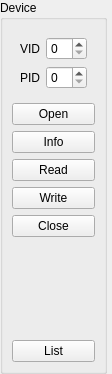
<?xml version="1.0" encoding="UTF-8"?>
<ui version="4.0">
 <class>MainBox</class>
 <widget class="QWidget" name="MainBox">
  <property name="geometry">
   <rect>
    <x>0</x>
    <y>0</y>
    <width>112</width>
    <height>374</height>
   </rect>
  </property>
  <property name="sizePolicy">
   <sizepolicy hsizetype="Fixed" vsizetype="Preferred">
    <horstretch>0</horstretch>
    <verstretch>0</verstretch>
   </sizepolicy>
  </property>
  <property name="windowTitle">
   <string>Dialog</string>
  </property>
  <layout class="QVBoxLayout" name="verticalLayout">
   <property name="leftMargin">
    <number>0</number>
   </property>
   <property name="topMargin">
    <number>0</number>
   </property>
   <property name="rightMargin">
    <number>0</number>
   </property>
   <property name="bottomMargin">
    <number>0</number>
   </property>
   <item>
    <widget class="QGroupBox" name="groupBox">
     <property name="sizePolicy">
      <sizepolicy hsizetype="Fixed" vsizetype="Preferred">
       <horstretch>0</horstretch>
       <verstretch>0</verstretch>
      </sizepolicy>
     </property>
     <property name="title">
      <string>Device</string>
     </property>
     <layout class="QVBoxLayout" name="verticalLayout_2">
      <item>
       <layout class="QGridLayout" name="gridLayout">
        <property name="leftMargin">
         <number>8</number>
        </property>
        <property name="topMargin">
         <number>8</number>
        </property>
        <property name="rightMargin">
         <number>8</number>
        </property>
        <property name="bottomMargin">
         <number>8</number>
        </property>
        <item row="0" column="0">
         <widget class="QLabel" name="label">
          <property name="text">
           <string>VID</string>
          </property>
         </widget>
        </item>
        <item row="1" column="0">
         <widget class="QLabel" name="label_2">
          <property name="text">
           <string>PID</string>
          </property>
         </widget>
        </item>
        <item row="0" column="1">
         <widget class="HexSpinBox" name="sb_VID"/>
        </item>
        <item row="1" column="1">
         <widget class="HexSpinBox" name="sb_PID"/>
        </item>
       </layout>
      </item>
      <item>
       <widget class="QPushButton" name="btn_open">
        <property name="text">
         <string>Open</string>
        </property>
        <property name="icon">
         <iconset resource="../../../../images/images.qrc">
          <normaloff>:/images/usb.png</normaloff>:/images/usb.png</iconset>
        </property>
       </widget>
      </item>
      <item>
       <widget class="QPushButton" name="btn_info">
        <property name="text">
         <string>Info</string>
        </property>
        <property name="icon">
         <iconset resource="../../../../images/images.qrc">
          <normaloff>:/images/usb.png</normaloff>:/images/usb.png</iconset>
        </property>
       </widget>
      </item>
      <item>
       <widget class="QPushButton" name="btn_read">
        <property name="text">
         <string>Read</string>
        </property>
        <property name="icon">
         <iconset resource="../../../../images/images.qrc">
          <normaloff>:/images/usb.png</normaloff>:/images/usb.png</iconset>
        </property>
       </widget>
      </item>
      <item>
       <widget class="QPushButton" name="btn_write">
        <property name="text">
         <string>Write</string>
        </property>
        <property name="icon">
         <iconset resource="../../../../images/images.qrc">
          <normaloff>:/images/usb.png</normaloff>:/images/usb.png</iconset>
        </property>
       </widget>
      </item>
      <item>
       <widget class="QPushButton" name="btn_close">
        <property name="text">
         <string>Close</string>
        </property>
        <property name="icon">
         <iconset resource="../../../../images/images.qrc">
          <normaloff>:/images/usb.png</normaloff>:/images/usb.png</iconset>
        </property>
       </widget>
      </item>
      <item>
       <spacer name="verticalSpacer">
        <property name="orientation">
         <enum>Qt::Vertical</enum>
        </property>
        <property name="sizeHint" stdset="0">
         <size>
          <width>20</width>
          <height>50</height>
         </size>
        </property>
       </spacer>
      </item>
      <item>
       <widget class="QPushButton" name="btn_list">
        <property name="text">
         <string>List</string>
        </property>
        <property name="icon">
         <iconset resource="../../../../images/images.qrc">
          <normaloff>:/images/usb.png</normaloff>:/images/usb.png</iconset>
        </property>
       </widget>
      </item>
     </layout>
    </widget>
   </item>
  </layout>
 </widget>
 <customwidgets>
  <customwidget>
   <class>HexSpinBox</class>
   <extends>QSpinBox</extends>
   <header>hexspinbox.hpp</header>
  </customwidget>
 </customwidgets>
 <tabstops>
  <tabstop>sb_VID</tabstop>
  <tabstop>sb_PID</tabstop>
  <tabstop>btn_open</tabstop>
  <tabstop>btn_info</tabstop>
  <tabstop>btn_read</tabstop>
  <tabstop>btn_write</tabstop>
  <tabstop>btn_close</tabstop>
  <tabstop>btn_list</tabstop>
 </tabstops>
 <resources>
  <include location="../../../../images/images.qrc"/>
 </resources>
 <connections/>
</ui>
